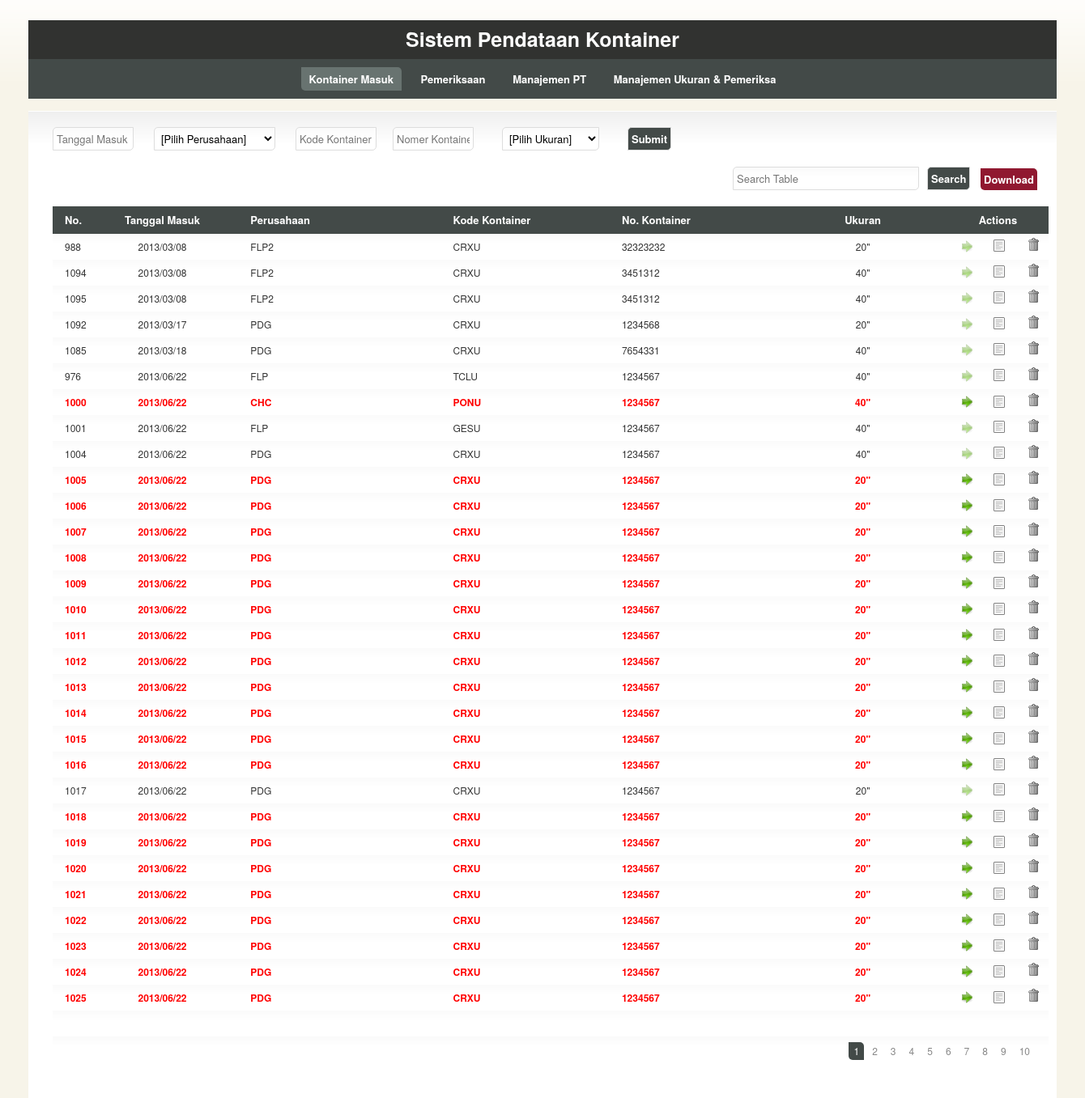
The page / on the database its author committed.
### tables this page shows
CREATE TABLE IF NOT EXISTS `kontainer` (
  `no` int(10) NOT NULL AUTO_INCREMENT,
  `tanggal_masuk` date NOT NULL,
  `perusahaan` varchar(100) NOT NULL,
  `kode` varchar(50) NOT NULL,
  `nomor` varchar(50) NOT NULL,
  `ukuran` varchar(50) NOT NULL,
  `status` int(10) NOT NULL DEFAULT '0',
  `no_bap` varchar(50) NOT NULL,
  `tanggal_bap` date NOT NULL,
  `no_pib` varchar(50) NOT NULL,
  `tgl_pib` date NOT NULL,
  `jam_ip` time NOT NULL,
  `jam_periksa_st` time NOT NULL,
  `jam_periksa_en` time NOT NULL,
  `uraian` varchar(50) NOT NULL,
  `pemeriksa` varchar(50) NOT NULL,
  `tgl_sppb` date NOT NULL,
  `tgl_ip` date NOT NULL,
  PRIMARY KEY (`no`)
);

### application/controllers/kontainer.php (called while the page is built, shortened)
<?php if ( ! defined('BASEPATH')) exit('No direct script access allowed');
class Kontainer extends CI_Controller
{
	function __construct()
	{
		$this->load->model('kontainer_model', 'kontainer', true);
		$this->load->model('perusahaan_model', 'perusahaan', true);
		$this->load->model('ukuran_model', 'ukuran', true);
		$this->load->model('pemeriksa_model', 'pemeriksa', true);
	}
	function index()
	{
		$data['rows'] = $this->kontainer->get_rows(0, 30);
		$data['list_perusahaan'] = $this->perusahaan->get_all_perusahaan();
		$data['list_ukuran'] = $this->ukuran->get_all_ukuran();
		$data['list_pemeriksa'] = $this->pemeriksa->get_all_pemeriksa();
		$data['maxpage'] = $this->kontainer->get_max_page();
		$data['page'] = 1;
		$this->load->view('kontainer_view', $data);
	}
}

### index.php (called while the page is built, shortened)
<?php
require_once BASEPATH.'core/CodeIgniter.php';

### application/models/kontainer_model.php (called while the page is built, shortened)
<?php if ( ! defined('BASEPATH')) exit('No direct script access allowed');
class Kontainer_model extends CI_Model
{
	function get_rows($start, $limit)
	{
		$kueri = "SELECT * FROM kontainer ORDER BY tanggal_masuk,no LIMIT $start, $limit";
		$ret = $this->db->query($kueri)->result_array();
		return $ret;
	}
}

### application/views/kontainer_view.php (the view, shortened to what this page needs)
<!DOCTYPE html>
<html lang="en">
	<head>
		<link rel="stylesheet" href="<?=base_url();?>application/css/960.css" type="text/css" media="screen" charset="utf-8"/>
		<link rel="stylesheet" href="<?=base_url();?>application/css/template.css" type="text/css" media="screen" charset="utf-8"/>
		<link rel="stylesheet" href="<?=base_url();?>application/css/colour.css" type="text/css" media="screen" charset="utf-8"/>
		<link rel="stylesheet" href="<?=base_url();?>application/js/jquery.fancybox-1.3.4/fancybox/jquery.fancybox-1.3.4.css" type="text/css" media="screen"/>
		<link rel="stylesheet" href="<?=base_url();?>application/js/jqtp_latest/css/jqtp.css" type="text/css"/>
		<link rel="stylesheet" href="<?=base_url();?>application/js/jqtp_latest/css/jqpopup.css" type="text/css">
	</head>
	<body>
		<header id="header">
		</header>
		<section id="section">
			<div id="content" class="container_16 clearfix">
				<form method="post" action="<?=site_url('kontainer/entry')?>">
					<div class="grid_2"><p>
						<input name="tanggal_masuk" type="text" id="datepicker" placeholder="Tanggal Masuk" pattern="((19|20)\d\d[/]0[1-9]|1[012])[/](0[1-9]|[12][0-9]|3[01])" required/>
					</p></div>
					<div class="grid_4"><p>
						<select name="perusahaan" required>
							<option value='-'>[Pilih Perusahaan]</option>
							<?php
							foreach($list_perusahaan as $perusahaan){
								extract($perusahaan);
								echo "<option value='$kode'>$kode</option>";
							}
							?>
						</select>
					</p></div>
					<div class="grid_2"><p>
						<input name="kode" type="text" placeholder="Kode Kontainer" required/>
					</p></div>
					<div class="grid_2"><p>
						<input name="nomor" type="text" placeholder="Nomer Kontainer" required/>
					</p></div>
					<div class="grid_3"><p>
						<select id="in_ukuran" name="ukuran">
							<option value='-'>[Pilih Ukuran]</option>
							<?php
							foreach($list_ukuran as $ukuran){
								extract($ukuran);
								echo "<option value='$ukuran'>$ukuran</option>";
							}
							?>
						</select>
					</p></div>
					<div class="grid_1"><p>
						<input type="submit" value="Submit"/>
					</p></div>
				</form>
				<div class="grid_14">
					<p>&nbsp;</p>
				</div>
				<form method='POST' action='<?=base_url();?>kontainer/search'>
					<div class="grid_5">
						<p>
							<input type="text" name='search' placeholder="Search Table"/>
						</p>
					</div>
					<div class="grid_1">
						<p>
							<input type="submit" value="Search" />
						</p>
					</div>
				</form>
				<div class="grid_1">
					<p>
						<a href='#download_filter' class='download error'>Download</a>
					</p>
				</div>
				<div class="grid_16">
					<table id="dataList" clas="tablesorter">
						<colgroup>
							<col class="colA" style="width:20px; word-wrap:break-word;"/>
							<col class="colB" style="width:90px; word-wrap:break-word;"/>
							<col class="colC" style="width:120px; word-wrap:break-word;"/>
							<col class="colD" style="width:100px; word-wrap:break-word;"/>
							<col class="colE" style="width:100px; word-wrap:break-word;"/>
							<col class="colF" style="width:100px; word-wrap:break-word;"/>
							<col class="colG" style="width:20px; word-wrap:break-word;"/>
							<col class="colH" style="width:20px; word-wrap:break-word;"/>
							<col class="colI" style="width:20px; word-wrap:break-word;"/>
						</colgroup>
						<thead>
							<tr>
								<th>No.</th>
								<th class='center'>Tanggal Masuk</th>
								<th>Perusahaan</th>
								<th>Kode Kontainer</th>
								<th>No. Kontainer</th>
								<th class='center'>Ukuran</th>
								<th class='center' colspan="3" width="10%">Actions</th>
							</tr>
						</thead>
						<tbody>
							<?php
							foreach($rows as $row){
								extract($row);
								$tanggal_masuk = str_replace("-", "/", $tanggal_masuk);
								$today = date('Y/m/d');
								$t_tanggal = strtotime($tanggal_masuk);
								$t_today = strtotime($today);
								$difsecs = $t_today - $t_tanggal;
								$difday = $difsecs / (24*60*60) + 1;
								if($difday >= 30 && $status == 0) echo "<tr style='color:red; font-weight:bold;'>";
								else echo "<tr>";
								echo "
										<td id='col_no_$no' style='text-align:left;'>$no</td>
										<td id='col_tanggal_$no' class='center'>$tanggal_masuk</td>
										<td id='col_perusahaan_$no'>$perusahaan</td>
										<td id='col_kode_$no'>$kode</td>
										<td id='col_nomor_$no'>$nomor</td>
										<td id='col_ukuran_$no' class='center'>$ukuran</td>
										<td id='col_ip_$no' class='center'>";
			   	if($status == '0') echo 	"<a href='#ip_row' class='ip ip_button' no='$no'></a></td>";
				else echo 					"<a href='#' class='unip'></a></td>";
				echo "					<td id='col_edit_$no' class='center'><a href='#' onclick=\"edit_row('$no')\" class='edit'></a></td>
										<td id='col_delete_$no' class='center'><a href='#' onclick=\"confirm_delete_row('$no')\" class='trash'></a></td>
									</tr>
									<tr style='display:none'>
										<td id='col_status_$no'>$status</td>
									</tr>
								";
							}
							?>
						</tbody>
						<tfoot>
							<tr><td colspan="9">&nbsp;</td><tr>
							<tr>
								<td colspan="9" class="pagination">
									<?php
										$st = $page-4;
										if($st < 1) $st = 1;
										$en = $st + 9;
										for($i = $st; $i <= $en; $i++){
											if($i == $page) echo "<span class='active curved'>$i</span>";
											else{
												if(isset($key)) echo "<a href='".base_url()."kontainer/search?key=$key&page=$i' class='curved'>$i</a>";
												else echo "<a href='".base_url()."kontainer/page/$i' class='curved'>$i</a>";
											}
										}
									?>
								</td>
							</tr>
						</tfoot>
					</table>
				</div>
			</div>
		</section>
	</body>
</html>

### application/css/960.css (style rules this page uses)
html,body,div,span,applet,object,iframe,h1,h2,h3,h4,h5,h6,p,blockquote,pre,a,abbr,acronym,address,big,cite,code,del,dfn,em,font,img,ins,kbd,q,s,samp,small,strike,strong,sub,sup,tt,var,b,u,i,center,dl,dt,dd,ol,ul,li,fieldset,form,label,legend,table,caption,tbody,tfoot,thead,tr,th,td { margin:0;padding:0;border:0;outline:0;font-size:100%;vertical-align:baseline;background:transparent }
body { line-height:1 }
table { border-collapse:collapse;border-spacing:0 }
body, textarea { color:#333;font:13px/1.5 'Helvetica Neue',Arial,'Liberation Sans',FreeSans,sans-serif }
p,dl,hr,h1,h2,h3,h4,h5,h6,ol,ul,pre,table,address,fieldset { margin-bottom:20px }
.grid_1 select,.grid_1 input,.grid_1 textarea { width:30px }
.grid_2 select,.grid_2 input,.grid_2 textarea { width:90px }
.grid_3 select,.grid_3 input,.grid_3 textarea { width:150px }
.grid_3 select { width:120px }
.grid_4 select,.grid_4 input,.grid_4 textarea { width:210px }
.grid_4 select { width:150px }
.grid_5 select,.grid_5 input,.grid_5 textarea { width:220px }
.grid_1, .grid_2, .grid_3, .grid_4, .grid_5, .grid_6, .grid_7, .grid_8, .grid_9, .grid_10, .grid_11, .grid_12, .grid_13, .grid_14, .grid_15, .grid_16 { display: inline; float: left; margin-left: 10px; margin-right: 10px; }
.grid_16 { float:center; }
.container_16 .grid_1, .container_16 .grid_1 .box, .container_16 .grid_1 .ui-state-highlight { width: 40px !important }
.container_16 .grid_2, .container_16 .grid_2 .box, .container_16 .grid_2 .ui-state-highlight { width: 100px !important }
.container_16 .grid_3, .container_16 .grid_3 .box, .container_16 .grid_3 .ui-state-highlight { width: 150px !important }
.container_16 .grid_4, .container_16 .grid_4 .box, .container_16 .grid_4 .ui-state-highlight { width: 160px !important }
.container_16 .grid_5, .container_16 .grid_5 .box, .container_16 .grid_5 .ui-state-highlight { width: 220px !important }
.container_16 .grid_14, .container_16 .grid_14 .box, .container_16 .grid_14 .ui-state-highlight { width: 820px !important }
.container_16 .grid_16, .container_16 .grid_16 .box, .container_16 .grid_16 .ui-state-highlight { width: 940px !important }
.clearfix:after { clear: both; content: ' '; display: block; font-size: 0; line-height: 0; visibility: hidden; width: 0; height: 0; }

### application/css/template.css (style rules this page uses)
.center { text-align:center; }
a { text-decoration:none; }
#content { width:1270px; position:relative; margin-left: auto; margin-right: auto; text-align:center; float:center; }
label, #navigation, .error, .success, input[type="submit"], input[type="reset"] { font-weight:bold; }
a.edit, a.trash, a.ip, a.sppb, a.save, a.cancel, a.delete, a.unip, a.sppbyes { padding-left:12px; background-repeat:no-repeat; background-position:left center; }
a { padding:4px; }
table { width:100%; bord }
th, td { padding:7px 15px; text-align:left; }
#header { width:1270px; margin:10px auto 0 auto; padding:5px 30px; text-align:center; }
#section { width:1270px; margin:auto; }
#content { padding:20px; -moz-border-radius-topleft: 10px; -moz-border-radius-bottomright: 10px; }
.curved, #navigation a, #navigation span, .error, .success, .box, .utils a { -moz-border-radius-bottomleft:5px; -moz-border-radius-topright:5px; -webkit-border-bottom-left-radius:5px; -webkit-border-top-right-radius:5px; }
.curved-alt, input, textarea, select, .box, .date td a, .utils a { -moz-border-radius-bottomright:5px; -moz-border-radius-topleft:5px; -webkit-border-bottom-right-radius:5px; -webkit-border-top-left-radius:5px; }
input, textarea, select { border:1px solid; font-family:inherit; font-size:inherit; padding:4px; }
select { padding-top:3px; padding-bottom:3px; }
input[type="submit"], input[type="reset"] { cursor:pointer; width:auto !important; }
.pagination { text-align:right; }
.pagination a, .pagination span { display:inline-block; margin:0 2px; padding:2px 6px; }
#dataList { table-layout:fixed; width:1230px; }
#dataList th,td { vertical-align:middle; }
#dataList th { cursor:pointer; }
#dataList2 th,td { vertical-align:bottom; font-size:12px; }
a.error { position:relative; top:6px; left:6px; }

### rows shown on the page
kontainer: no "988", tanggal_masuk "2013/03/08", perusahaan "FLP2", kode "CRXU", nomor "32323232", ukuran "20\""
kontainer: no "1094", tanggal_masuk "2013/03/08", perusahaan "FLP2", kode "CRXU", nomor "3451312", ukuran "40\""
kontainer: no "1095", tanggal_masuk "2013/03/08", perusahaan "FLP2", kode "CRXU", nomor "3451312", ukuran "40\""
kontainer: no "1092", tanggal_masuk "2013/03/17", perusahaan "PDG", kode "CRXU", nomor "1234568", ukuran "20\""
kontainer: no "1085", tanggal_masuk "2013/03/18", perusahaan "PDG", kode "CRXU", nomor "7654331", ukuran "40\""
kontainer: no "976", tanggal_masuk "2013/06/22", perusahaan "FLP", kode "TCLU", nomor "1234567", ukuran "40\""
kontainer: no "1000", tanggal_masuk "2013/06/22", perusahaan "CHC", kode "PONU", nomor "1234567", ukuran "40\""
kontainer: no "1001", tanggal_masuk "2013/06/22", perusahaan "FLP", kode "GESU", nomor "1234567", ukuran "40\""
kontainer: no "1004", tanggal_masuk "2013/06/22", perusahaan "PDG", kode "CRXU", nomor "1234567", ukuran "40\""
kontainer: no "1005", tanggal_masuk "2013/06/22", perusahaan "PDG", kode "CRXU", nomor "1234567", ukuran "20\""
kontainer: no "1006", tanggal_masuk "2013/06/22", perusahaan "PDG", kode "CRXU", nomor "1234567", ukuran "20\""
kontainer: no "1007", tanggal_masuk "2013/06/22", perusahaan "PDG", kode "CRXU", nomor "1234567", ukuran "20\""
kontainer: no "1008", tanggal_masuk "2013/06/22", perusahaan "PDG", kode "CRXU", nomor "1234567", ukuran "20\""
kontainer: no "1009", tanggal_masuk "2013/06/22", perusahaan "PDG", kode "CRXU", nomor "1234567", ukuran "20\""
kontainer: no "1010", tanggal_masuk "2013/06/22", perusahaan "PDG", kode "CRXU", nomor "1234567", ukuran "20\""
kontainer: no "1011", tanggal_masuk "2013/06/22", perusahaan "PDG", kode "CRXU", nomor "1234567", ukuran "20\""
kontainer: no "1012", tanggal_masuk "2013/06/22", perusahaan "PDG", kode "CRXU", nomor "1234567", ukuran "20\""
kontainer: no "1013", tanggal_masuk "2013/06/22", perusahaan "PDG", kode "CRXU", nomor "1234567", ukuran "20\""
kontainer: no "1014", tanggal_masuk "2013/06/22", perusahaan "PDG", kode "CRXU", nomor "1234567", ukuran "20\""
kontainer: no "1015", tanggal_masuk "2013/06/22", perusahaan "PDG", kode "CRXU", nomor "1234567", ukuran "20\""
kontainer: no "1016", tanggal_masuk "2013/06/22", perusahaan "PDG", kode "CRXU", nomor "1234567", ukuran "20\""
kontainer: no "1017", tanggal_masuk "2013/06/22", perusahaan "PDG", kode "CRXU", nomor "1234567", ukuran "20\""
kontainer: no "1018", tanggal_masuk "2013/06/22", perusahaan "PDG", kode "CRXU", nomor "1234567", ukuran "20\""
kontainer: no "1019", tanggal_masuk "2013/06/22", perusahaan "PDG", kode "CRXU", nomor "1234567", ukuran "20\""
kontainer: no "1020", tanggal_masuk "2013/06/22", perusahaan "PDG", kode "CRXU", nomor "1234567", ukuran "20\""
kontainer: no "1021", tanggal_masuk "2013/06/22", perusahaan "PDG", kode "CRXU", nomor "1234567", ukuran "20\""
kontainer: no "1022", tanggal_masuk "2013/06/22", perusahaan "PDG", kode "CRXU", nomor "1234567", ukuran "20\""
kontainer: no "1023", tanggal_masuk "2013/06/22", perusahaan "PDG", kode "CRXU", nomor "1234567", ukuran "20\""
kontainer: no "1024", tanggal_masuk "2013/06/22", perusahaan "PDG", kode "CRXU", nomor "1234567", ukuran "20\""
kontainer: no "1025", tanggal_masuk "2013/06/22", perusahaan "PDG", kode "CRXU", nomor "1234567", ukuran "20\""
